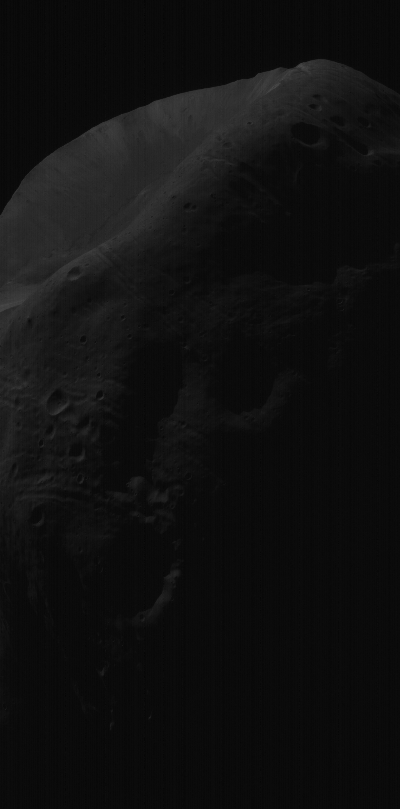
%> input picture lab4/phobos.bmp, 400 x 809 px
$ octave zad2.m   (GNU Octave 9; MATLAB toolbox functions it lacks are replaced by stand-ins)
%> lines starting %> are read from the running program, lines starting %| are printed output that depends on the picture
clearvars; close all; clc;

figure(1);
phobos = imread('phobos.bmp');
%> phobos is the input picture: size 809x400 uint8; min 3, max 73, mean 16.1
subplot(1,2,1);imshow(phobos);
subplot(1,2,2);histeq(phobos);

figure(2);
load histogramZadany;
obraz = histeq(phobos, histogramZadany);
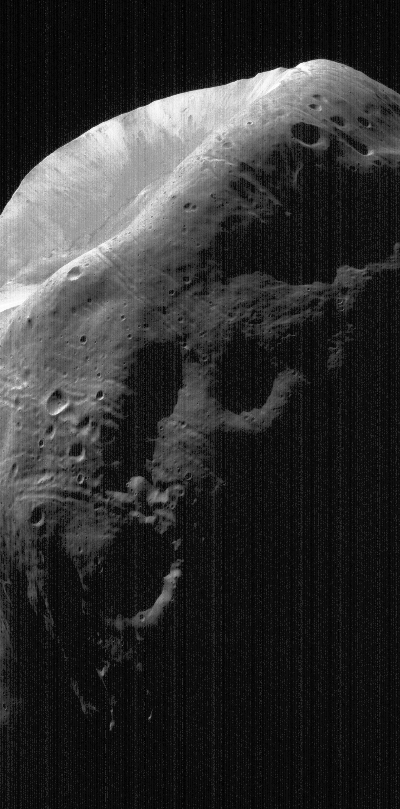
%> obraz: size 809x400 uint8; min 0, max 255, mean 47.7

subplot(1,3,1); plot(histogramZadany);
subplot(1,3,2); imshow(obraz);
subplot(1,3,3); imhist(obraz);
%> after `imhist(obraz)`:
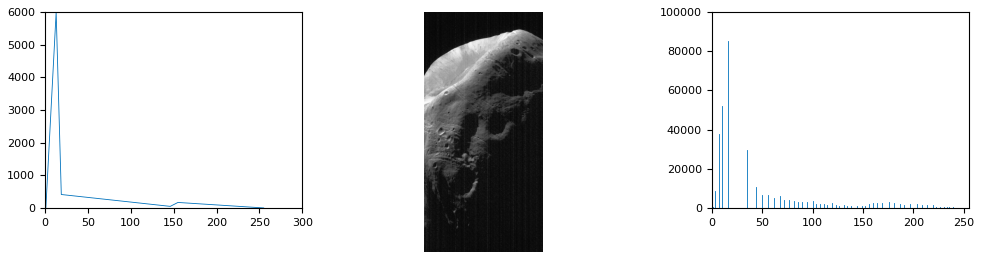
%> figure redrawn from the program's plot data, 3 panels
